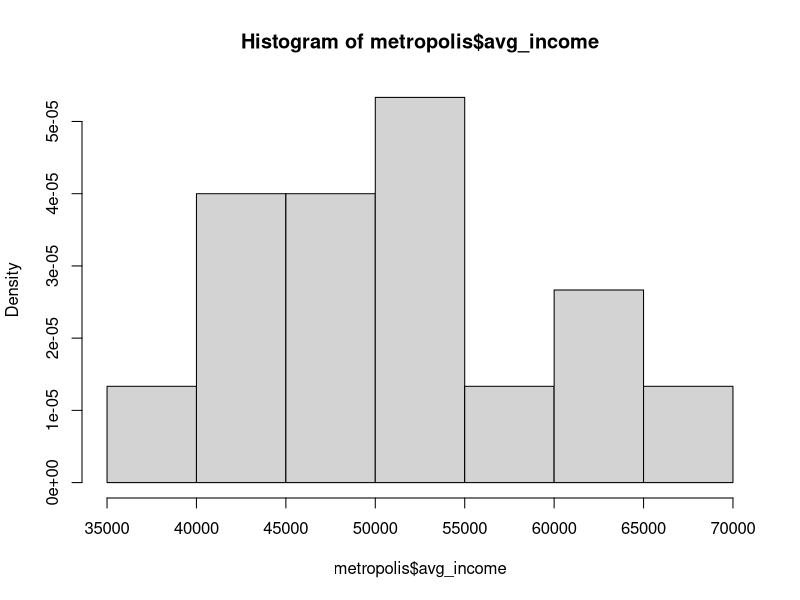
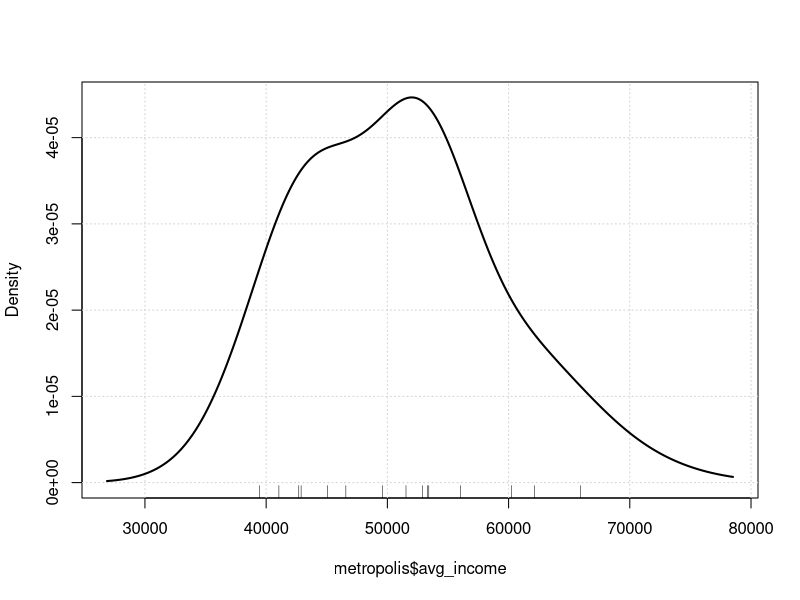
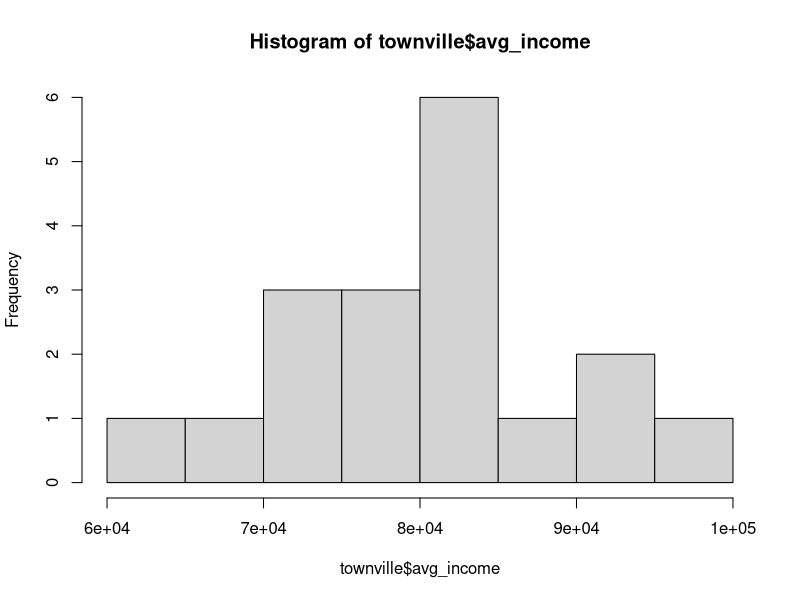
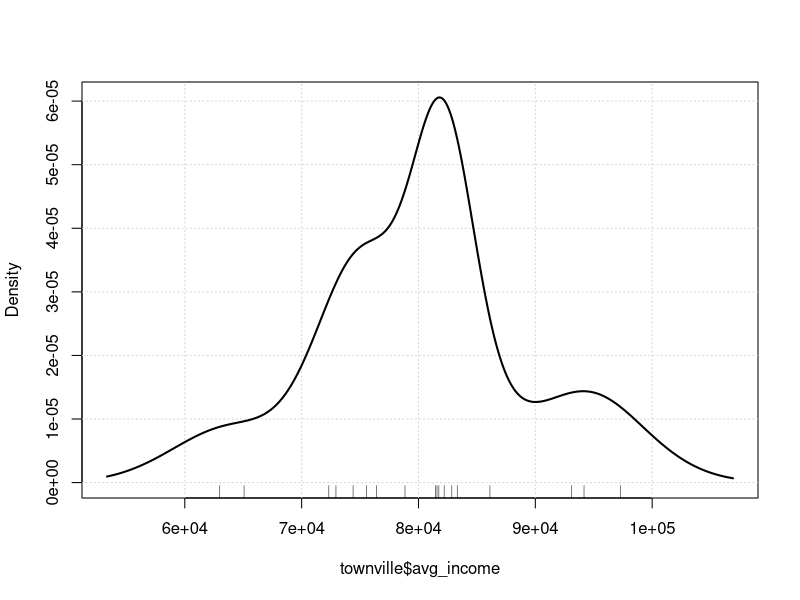
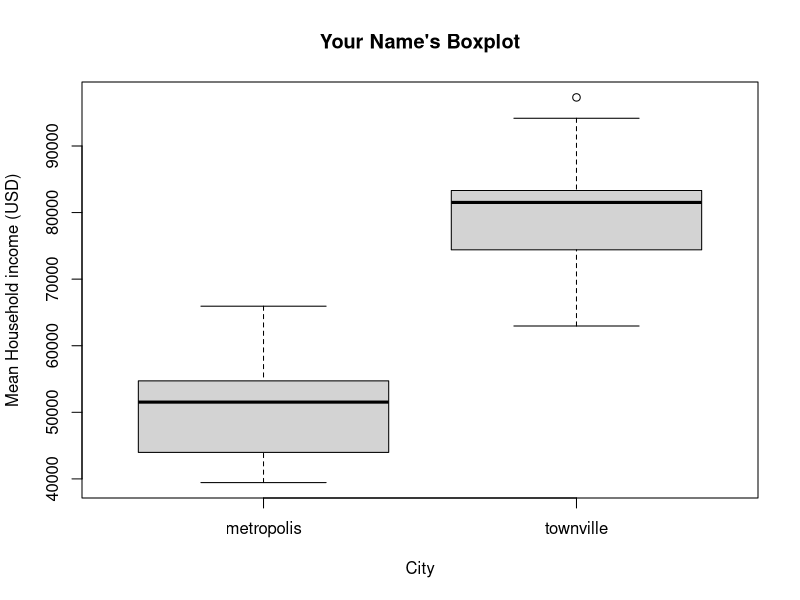
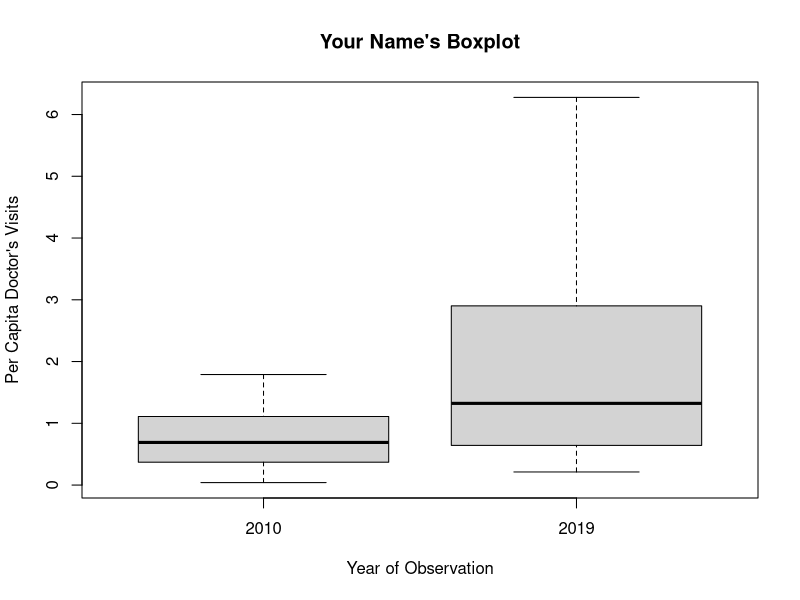
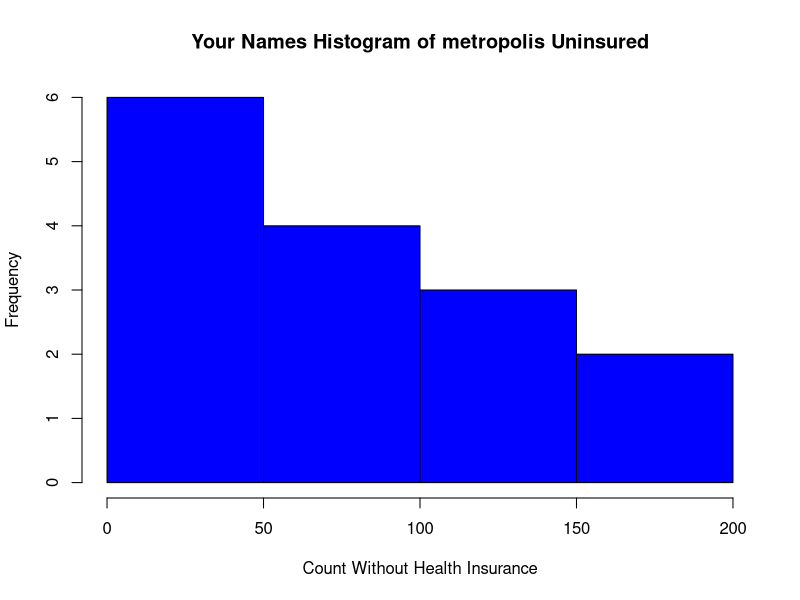
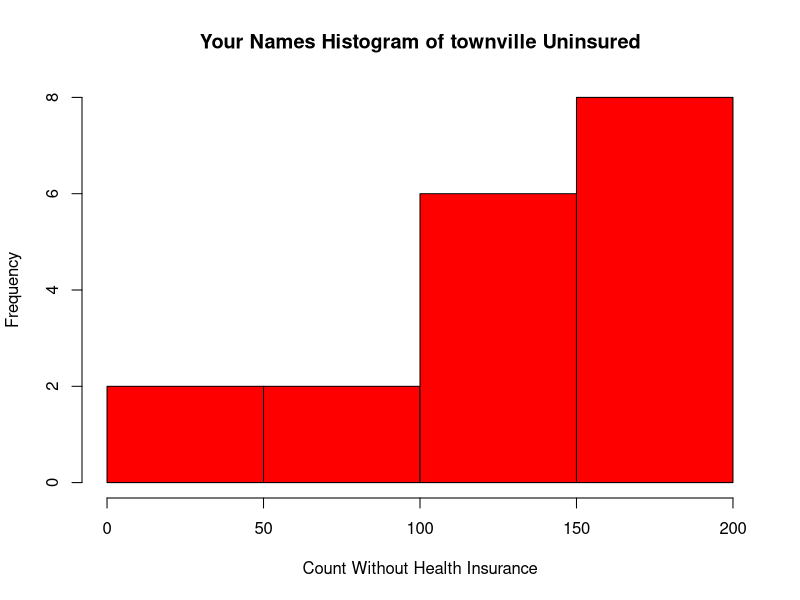

Recreate these plots in R, in order.
## GGR270 Tutorial 5
# Author: Your Name
# Date: XXX

# Libraries 
library(e1071)
library(RcmdrMisc)
library(dplyr)

# Set working directory 
setwd("your/file/path/here")

# Load Data 
data <- read.csv("neighborhood_data.csv")

# look at data
head(data)

### Two-Sample t Test ###
# We want to compare the cities, starting with income
# Average income, metropolis
metropolis <- data %>%
  filter(city == "metropolis")
numSummary(metropolis$avg_income, statistics=c("mean","sd","IQR","quantiles"),
           quantiles=c(0,.25,.5,.75,1))
hist(metropolis$avg_income,breaks = 6, probability = TRUE)
densityPlot(metropolis$avg_income)

# Average income, townville
townville <- data %>%
  filter(city == "townville")
numSummary(townville$avg_income, statistics=c("mean","sd","IQR","quantiles"),
           quantiles=c(0,.25,.5,.75,1))
hist(townville$avg_income, breaks=6, probability=FALSE)
densityPlot(townville$avg_income)

## Boxplot comparing two cities avg. income
boxplot(avg_income~city, data=data, xlab="City",
        ylab="Mean Household income (USD)", main="Your Name's Boxplot")

# We might hypothesize that metropolis's average household income is lower than townville's
# because the boxplot for metropolis is sitting below townville's. 
# Our hypothesis test will show that these two cities are not equal.

## Step 1: State Null Hypothesis (Ho): 
## Step 2: State Alternative Hypothesis (Ha): 
## Step 3. Choose a significance level (what we test our p value against): 0.05
## Step 4: Choose a statistical test. We have two samples, each with less than 30 observations.
#          N < 30 & Normally Distributed data means we can do a two-sample t-test
#          Note that the variance isn't exactly equal, we will assume it is. 

t.test(avg_income~city, alternative='two.sided', conf.level=.95, var.equal=TRUE, data=data)
# test statistic: -9.6732
# df: 31
# p-value: 7.043e-11. Compare to significance level--can we reject null? 
# The average household income in metropolis significantly different from townville


### Paired Two-Sample t test ###
# This time, we want to see if the number of doctor's visits per capita went up in metropolis
# between 2010 and 2019 even though the percent insured remained the same 
numSummary(metropolis$doc_visits2010, statistics=c("mean","sd","IQR","quantiles"),
           quantiles=c(0,.25,.5,.75,1))
numSummary(metropolis$doc_visits2019, statistics=c("mean","sd","IQR","quantiles"),
           quantiles=c(0,.25,.5,.75,1))
boxplot(metropolis$doc_visits2010, metropolis$doc_visits2019, names = c("2010","2019"), 
        xlab="Year of Observation", ylab="Per Capita Doctor's Visits", main="Your Name's Boxplot")

# We might hypothesize that metropolis's per capita doctor's visits is going up 
# because the boxplot for 2019 is skewed higher and has a higher mean
# Our hypothesis test will show that there are more doctor's visits per capita in 2019. 

## Step 1: State Null Hypothesis (Ho): 
## Step 2: State Alternative Hypothesis (Ha): 
## Step 3. Choose a significance level (what we test our p value against): 0.05
## Step 4: Choose a statistical test. We have two samples, each with less than 30 observations.
#          The re-observation of the same neighborhoods in two years means the samples are dependent.

t.test(metropolis$doc_visits2010, metropolis$doc_visits2019, 
       alternative='less', conf.level=.95, paired=TRUE)
# test statistic: -3.3556
# df: 14
# p-value: 0.002355 Compare to significance level 0.05--can we reject null? 
# The per capita doctor's visits were significantly higher in metropolis in 2019 compared to 2010. 


### Wilcoxon t test ###
# We want to know if the amount of uninsured individuals is higher in metropolis than townville
hist(metropolis$uninsured, breaks=5, col="blue",
     xlab ="Count Without Health Insurance",
     main="Your Names Histogram of metropolis Uninsured")
hist(townville$uninsured, breaks=5, col="red",
     xlab ="Count Without Health Insurance",
     main="Your Names Histogram of townville Uninsured")
boxplot(uninsured~city, id.method="none", data=data,
        xlab="City", ylab="Count without Insurance in a Neighborhood", main="Your Name's Boxplot")

# We might hypothesize that metropolis's uninsured population is different than townville's
# Our hypothesis test will show that these two cities are not equal. 

## Step 1: State Null Hypothesis (Ho): 
## Step 2: State Alternative Hypothesis (Ha): 
## Step 3. Choose a significance level (what we test our p value against): 0.01
## Step 4: Choose a statistical test. We have two samples, each with less than 30 observations.
#          The data do not look normally distributed.We assume the samples are independent. 

wilcox.test(uninsured ~ city, data = data, exact = FALSE)
# W = 74.5
# p - value: 0.03003. Can we reject the null given our significance level? 
# There is not a significant difference in the amount of uninsured people in metropolis and townville. 


### Difference in Proportions ### 
# We want to know which city has a higher proportion of social disorder (scores >= 4)
hist(metropolis$social_disorder, breaks=5, col="blue",
     xlab ="Social Disorder Score",
     main="Your Names Histogram of metropolis Social Disorder Scores")
hist(townville$social_disorder, breaks=5, col="red",
     xlab ="Social Disorder Score",
     main="Your Names Histogram of townville Social Disorder Scores")

# We might hypothesize that metropolis's social disorder is higher than townville's
# Our hypothesis test will show that metropolis has more social disorder than townville. 

## Step 1: State Null Hypothesis (Ho): 
## Step 2: State Alternative Hypothesis (Ha): 
## Step 3. Choose a significance level (what we test our p value against): 0.05
## Step 4: Choose a statistical test. We have two samples, each with less than 30 observations.
#          We don't have measurements, but the proportion of social disorder in each city. 

# get the proportion for each city: 
successes <- c(nrow(filter(metropolis,social_disorder>=4)),
               nrow(filter(townville,social_disorder>=4)))
trials <- c(nrow(metropolis),nrow(townville)) # number of observations in metropolis and townville

prop.test(x = successes, n = trials, conf.level = 0.95, correct=FALSE, alternative = "greater")
# x-squared: 1.3398
# df = 1
# p-value: 0.1235. Can we reject Null??
# The proportion of metropolis neighborhoods with social disorder is not higher than townville's. 
